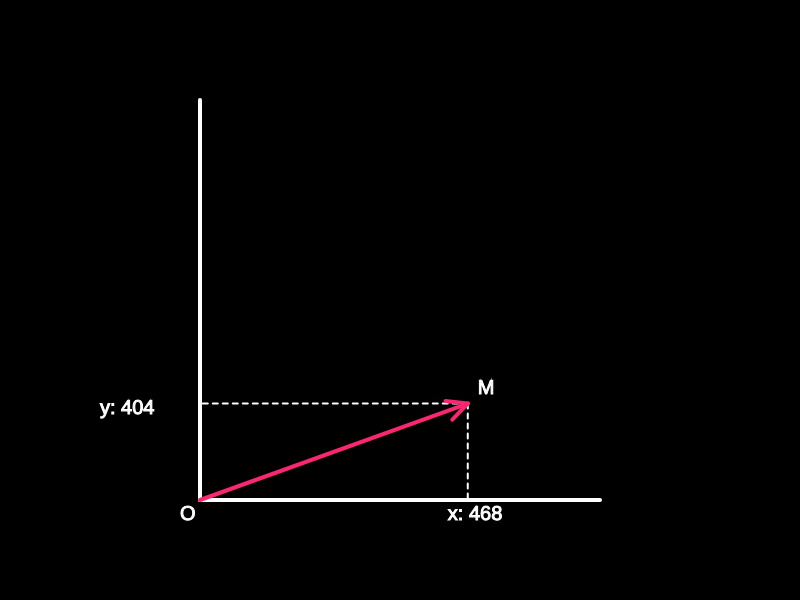
Frame 1 (no input)
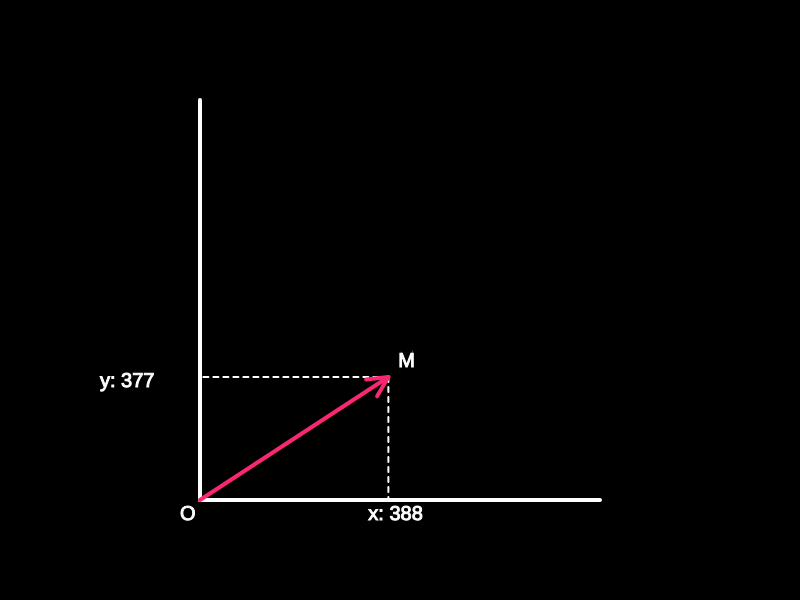
Frame 60 (no input)
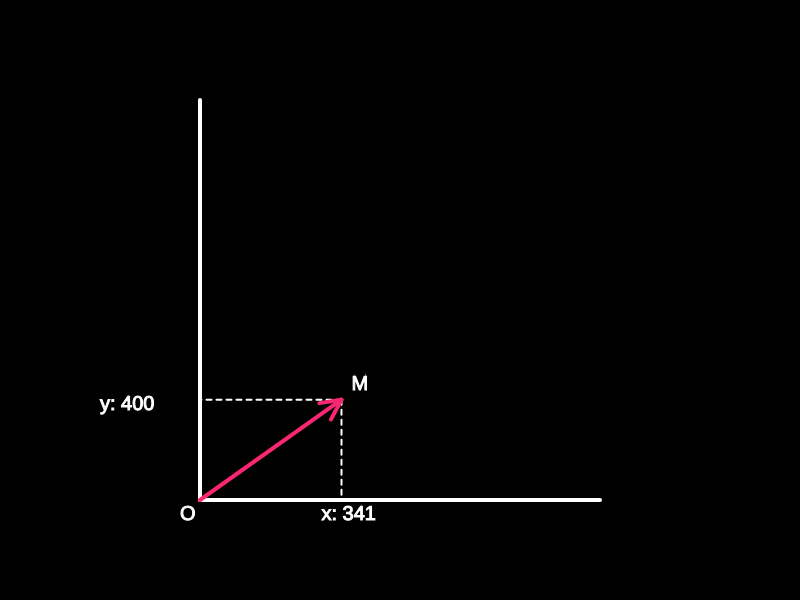
Frame 120 (the mouse pressed at the canvas centre since frame 60)

The p5.js sketch that drew these frames (run headless with seeded random() and noise() and a simulated clock; from frame 60 on, the mouse is pressed at the canvas centre):

// p5.js sketch
// ── sketch.js
let xOffset = 0
let yOffset = 10000

function setup() {
  createCanvas(800, 600)
}

function draw() {
  background(0)

  stroke(255)
  strokeWeight(4)
  line(200, 500, 600, 500)
  line(200, 500, 200, 100)
  xOffset += 0.005
  yOffset += 0.005
  const x = noise(xOffset) * (width - 400) + 200
  const y = noise(yOffset) * (height - 200) + 100
  const v = createVector(x, y).sub(200, 500)

  stroke(255)
  fill(255)
  strokeWeight(2)
  linedash(x, y, x, 500, [5, 5])
  linedash(x, y, 200, y, [5, 5])
  strokeWeight(1)
  textSize(20)
  text('O', 200-20, 500+20)
  text('M', x+10, y-10)
  text(`x: ${Math.round(x)}`, x-20, 520)
  text(`y: ${Math.round(y)}`, 100, y+10)

  strokeWeight(4)
  stroke(249, 38, 114)
  line(200, 500, x, y)
  push()
  translate(x, y)
  rotate(v.heading() + PI / 2)
  line(0, 0, 10, 20)
  line(0, 0, -10, 20)
  pop()
}

function linedash(x1, y1, x2, y2, list) {
  drawingContext.setLineDash(list); // set the "dashed line" mode
  line(x1, y1, x2, y2); // draw the line
  drawingContext.setLineDash([]); // reset into "solid line" mode
}
